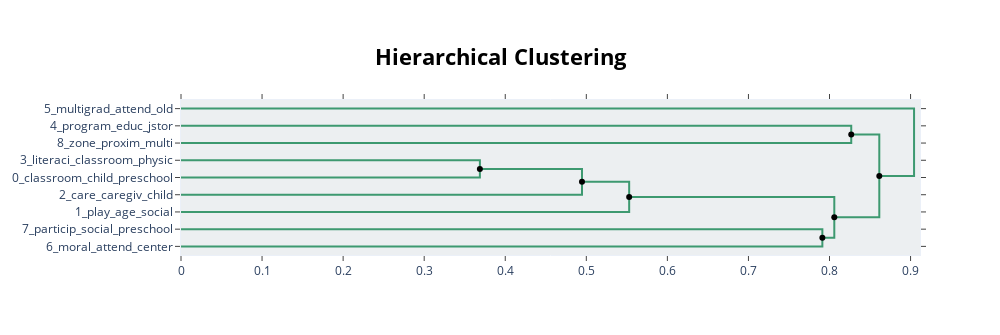

The cell this chart's notebook holds for it:
### Markdown cell above
# 6. Visualize Topic Hierarchy¶
The topics that were created can be hierarchically reduced. In order to understand the potential hierarchical structure of the topics, we can use scipy.cluster.hierarchy to create clusters and visualize how they relate to one another. We can also see what happens to the topic representations when merging topics.

### Code cell
hierarchical_topics = topic_model.hierarchical_topics(df['text_clean'])
topic_model.visualize_hierarchy(hierarchical_topics=hierarchical_topics)

### Figure 1 — Plotly figure (JSON) as saved in the notebook; plotly's stock layout.template omitted (floating-point values rounded to 4 significant figures)
{"data": [{"hoverinfo": "text", "marker": {"color": "rgb(61,153,112)"}, "mode": "lines", "text": ["program_educ_jstor_digit_pleas", "", "", "zone_proxim_multi_concept_develop"], "type": "scatter", "x": [0.0, 0.8268, 0.8268, 0.0], "xaxis": "x", "y": [-15.0, -15.0, -25.0, -25.0], "yaxis": "y"}, {"hoverinfo": "text", "marker": {"color": "rgb(61,153,112)"}, "mode": "lines", "text": ["literaci_classroom_physic_environ_teacher", "", "", "classroom_child_preschool_age_peer"], "type": "scatter", "x": [0.0, 0.3687, 0.3687, 0.0], "xaxis": "x", "y": [-35.0, -35.0, -45.0, -45.0], "yaxis": "y"}, {"hoverinfo": "text", "marker": {"color": "rgb(61,153,112)"}, "mode": "lines", "text": ["classroom_child_preschool_age_teacher", "", "", "care_caregiv_child_group_qualiti"], "type": "scatter", "x": [0.3687, 0.4947, 0.4947, 0.0], "xaxis": "x", "y": [-40.0, -40.0, -55.0, -55.0], "yaxis": "y"}, {"hoverinfo": "text", "marker": {"color": "rgb(61,153,112)"}, "mode": "lines", "text": ["child_classroom_age_preschool_teacher", "", "", "play_age_social_group_mix"], "type": "scatter", "x": [0.4947, 0.5529, 0.5529, 0.0], "xaxis": "x", "y": [-47.5, -47.5, -65.0, -65.0], "yaxis": "y"}, {"hoverinfo": "text", "marker": {"color": "rgb(61,153,112)"}, "mode": "lines", "text": ["particip_social_preschool_ager_group", "", "", "moral_attend_center_care_behavior"], "type": "scatter", "x": [0.0, 0.7912, 0.7912, 0.0], "xaxis": "x", "y": [-75.0, -75.0, -85.0, -85.0], "yaxis": "y"}, {"hoverinfo": "text", "marker": {"color": "rgb(61,153,112)"}, "mode": "lines", "text": ["child_age_classroom_mix_studi", "", "", "moral_preschool_particip_mix_age"], "type": "scatter", "x": [0.5529, 0.8059, 0.8059, 0.7912], "xaxis": "x", "y": [-56.25, -56.25, -80.0, -80.0], "yaxis": "y"}, {"hoverinfo": "text", "marker": {"color": "rgb(61,153,112)"}, "mode": "lines", "text": ["use_program_educ_develop_zone", "", "", "child_age_classroom_mix_studi"], "type": "scatter", "x": [0.8268, 0.8614, 0.8614, 0.8059], "xaxis": "x", "y": [-20.0, -20.0, -68.12, -68.12], "yaxis": "y"}, {"hoverinfo": "text", "marker": {"color": "rgb(61,153,112)"}, "mode": "lines", "text": ["multigrad_attend_old_class_year", "", "", "child_age_classroom_studi_mix"], "type": "scatter", "x": [0.0, 0.9043, 0.9043, 0.8614], "xaxis": "x", "y": [-5.0, -5.0, -44.06, -44.06], "yaxis": "y"}, {"hoverinfo": "text", "hovertext": ["classroom_child_preschool_age_teacher", "child_classroom_age_preschool_teacher", "child_age_classroom_mix_studi", "use_program_educ_develop_zone"], "marker": {"color": "black"}, "mode": "markers", "showlegend": false, "type": "scatter", "x": [0.3687, 0.4947, 0.5529, 0.8268], "y": [-40, -47.5, -56.25, -20]}, {"hoverinfo": "text", "hovertext": ["moral_preschool_particip_mix_age", "child_age_classroom_mix_studi", "child_age_classroom_studi_mix"], "marker": {"color": "black"}, "mode": "markers", "showlegend": false, "type": "scatter", "x": [0.7912, 0.8059, 0.8614], "y": [-80, -68.12, -44.06]}], "layout": {"autosize": false, "height": 335, "hoverlabel": {"bgcolor": "white", "font": {"family": "Rockwell", "size": 16}}, "hovermode": "closest", "plot_bgcolor": "#ECEFF1", "showlegend": false, "title": {"font": {"color": "Black", "size": 22}, "text": "<b>Hierarchical Clustering</b>", "x": 0.5, "xanchor": "center", "yanchor": "top"}, "width": 1000, "xaxis": {"mirror": "allticks", "rangemode": "tozero", "showgrid": false, "showline": true, "showticklabels": true, "ticks": "outside", "type": "linear", "zeroline": false}, "yaxis": {"mirror": "allticks", "range": [-90, 0], "rangemode": "tozero", "showgrid": false, "showline": true, "showticklabels": true, "tickmode": "array", "ticks": "outside", "ticktext": ["5_multigrad_attend_old", "4_program_educ_jstor", "8_zone_proxim_multi", "3_literaci_classroom_physic", "0_classroom_child_preschool", "2_care_caregiv_child", "1_play_age_social", "7_particip_social_preschool", "6_moral_attend_center"], "tickvals": [-5, -15, -25, -35, -45, -55, -65, -75, -85], "type": "linear", "zeroline": false}}}
